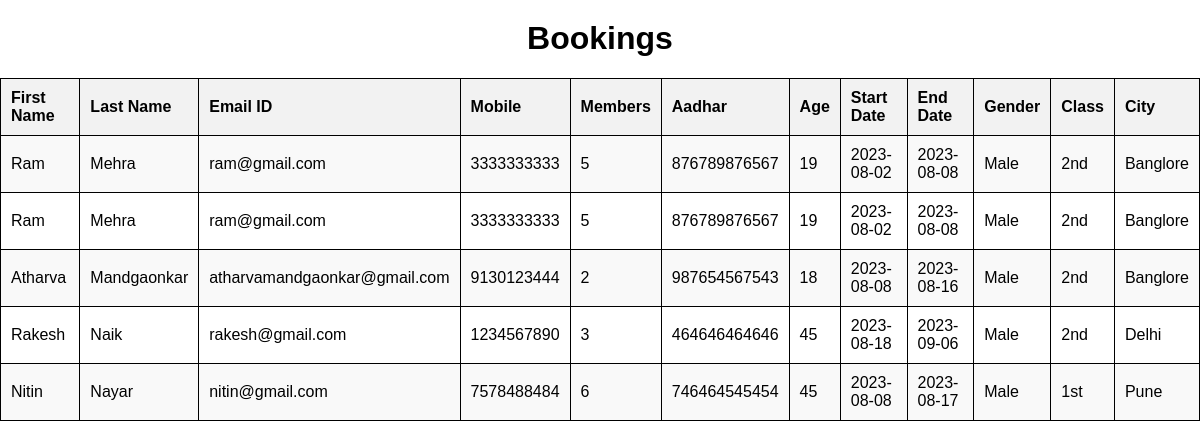
/bookinglist.php, run on the app's committed database.
### tables this page shows
CREATE TABLE `booking` (
  `firstname` varchar(100) NOT NULL,
  `lastname` varchar(100) NOT NULL,
  `emailid` text NOT NULL,
  `mobile` text NOT NULL,
  `members` int(10) NOT NULL,
  `addharno` text NOT NULL,
  `age` int(100) NOT NULL,
  `fromdate` date NOT NULL,
  `todate` date NOT NULL,
  `gender` text NOT NULL,
  `class` text NOT NULL,
  `destination` text NOT NULL
);

### bookinglist.php (the view, shortened to what this page needs)
<!DOCTYPE html>
<html>
<head>
</head>
<body>
    <h1>Bookings</h1>
    <table>
        <tr>
            <th>First Name</th>
            <th>Last Name</th>
            <th>Email ID</th>
            <th>Mobile</th>
            <th>Members</th>
            <th>Aadhar</th>
            <th>Age</th>
            <th>Start Date</th>
            <th>End Date</th>
            <th>Gender</th>
            <th>Class</th>
            <th>City</th>
        </tr>
        <?php
        $con = mysqli_connect("Localhost", "root", "", "tourism");
        $sql = "SELECT * from booking";
        $result = mysqli_query($con, $sql);
        while ($row = mysqli_fetch_array($result, MYSQLI_ASSOC)) {
            extract($row);
            echo "<tr>
                <td>$firstname</td>
                <td>$lastname</td>
                <td>$emailid</td>
                <td>$mobile</td>
                <td>$members</td>
                <td>$addharno</td>
                <td>$age</td>
                <td>$fromdate</td>
                <td>$todate</td>
                <td>$gender</td>
                <td>$class</td>
                <td>$destination</td>
                </tr>";
        }
        ?>
    </table>
</body>
</html>

### bookinglist.php (style rules this page uses)
body { font-family: Verdana, Geneva, Tahoma, sans-serif; margin: 0; padding: 0; }
h1 { text-align: center; margin-top: 20px; }
table { width: 100%; border-collapse: collapse; margin-top: 20px; }
th, td { border: 1px solid black; padding: 10px; text-align: left; }
th { background-color: #f2f2f2; }
tr:nth-child(even) { background-color: #f9f9f9; }

### data on the page
booking: firstname "Ram", lastname "Mehra", emailid "ram@gmail.com", mobile "3333333333", members "5", addharno "876789876567", age "19", fromdate "2023-08-02", todate "2023-08-08", gender "Male", class "2nd", destination "Banglore"
booking: firstname "Ram", lastname "Mehra", emailid "ram@gmail.com", mobile "3333333333", members "5", addharno "876789876567", age "19", fromdate "2023-08-02", todate "2023-08-08", gender "Male", class "2nd", destination "Banglore"
booking: firstname "Atharva", lastname "Mandgaonkar", emailid "atharvamandgaonkar@gmail.com", mobile "9130123444", members "2", addharno "987654567543", age "18", fromdate "2023-08-08", todate "2023-08-16", gender "Male", class "2nd", destination "Banglore"
booking: firstname "Rakesh", lastname "Naik", emailid "rakesh@gmail.com", mobile "1234567890", members "3", addharno "464646464646", age "45", fromdate "2023-08-18", todate "2023-09-06", gender "Male", class "2nd", destination "Delhi"
booking: firstname "Nitin", lastname "Nayar", emailid "nitin@gmail.com", mobile "7578488484", members "6", addharno "746464545454", age "45", fromdate "2023-08-08", todate "2023-08-17", gender "Male", class "1st", destination "Pune"
